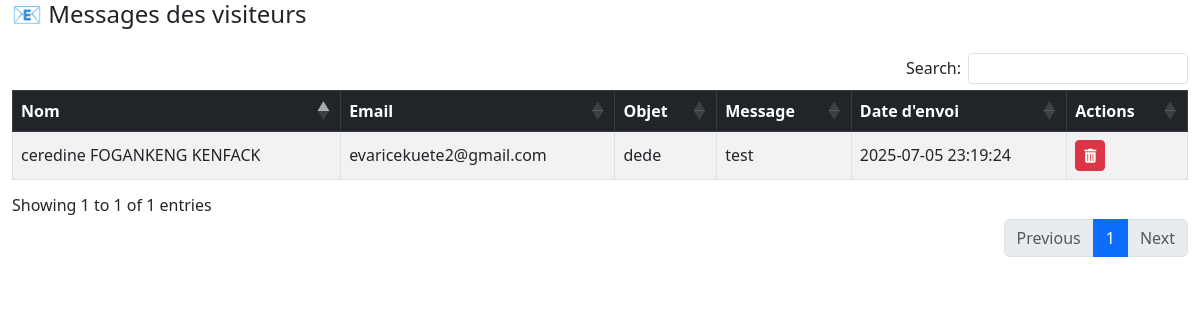
Page /parent/admin/messages_visiteurs/index.php on the committed database.
### tables this page shows
CREATE TABLE `contact_visiteurs` (
  `id` int(11) NOT NULL,
  `nom` varchar(100) NOT NULL,
  `email` varchar(100) NOT NULL,
  `objet` varchar(150) NOT NULL,
  `message` text NOT NULL,
  `date_envoi` timestamp NOT NULL DEFAULT current_timestamp()
);

### parent/admin/messages_visiteurs/index.php (the view, shortened to what this page needs)
<?php
require_once '../../../config.php';
try {
    $pdo = new PDO("mysql:host=localhost;dbname=sitevitrinedb", "root", "");
    $pdo->setAttribute(PDO::ATTR_ERRMODE, PDO::ERRMODE_EXCEPTION);
} catch (PDOException $e) {
    die("Erreur de connexion : " . $e->getMessage());
}
$messages = $pdo->query("SELECT * FROM contact_visiteurs ORDER BY date_envoi DESC")->fetchAll(PDO::FETCH_ASSOC);
?>
<!DOCTYPE html>
<html lang="fr" data-theme="light">
<head>
<link href="https://cdn.jsdelivr.net/npm/bootstrap@5.3.0/dist/css/bootstrap.min.css" rel="stylesheet" />
<link rel="stylesheet" href="https://cdn.datatables.net/1.13.6/css/dataTables.bootstrap5.min.css" />
<link rel="stylesheet" href="https://cdn.datatables.net/buttons/2.4.1/css/buttons.bootstrap5.min.css" />
</head>
<body>
<main class="content" role="main" tabindex="-1" aria-live="polite">
  <div class="container-fluid">
    <h4 class="mb-4">📧 Messages des visiteurs</h4>
    <table id="messagesTable" class="table table-bordered table-hover table-striped table-responsive nowrap align-middle" style="width:100%">
      <thead class="table-dark">
        <tr>
          <th>Nom</th>
          <th>Email</th>
          <th>Objet</th>
          <th>Message</th>
          <th>Date d'envoi</th>
          <th>Actions</th>
        </tr>
      </thead>
      <tbody>
        <?php foreach ($messages as $msg): ?>
          <tr>
            <td><?= htmlspecialchars($msg['nom']) ?></td>
            <td><?= htmlspecialchars($msg['email']) ?></td>
            <td><?= htmlspecialchars($msg['objet']) ?></td>
            <td><?= nl2br(htmlspecialchars($msg['message'])) ?></td>
            <td><?= htmlspecialchars($msg['date_envoi']) ?></td>
            <td>
              <a href="?delete_id=<?= $msg['id'] ?>" onclick="return confirm('Supprimer ce message ?')" class="btn btn-sm btn-danger"><i class="fas fa-trash-alt"></i></a>
            </td>
          </tr>
        <?php endforeach; ?>
      </tbody>
    </table>
  </div>
</main>
</body>
</html>

### rows in the picture
contact_visiteurs: nom "ceredine FOGANKENG KENFACK", email "evaricekuete2@gmail.com", objet "dede", message "test", date_envoi "2025-07-05 23:19:24"
